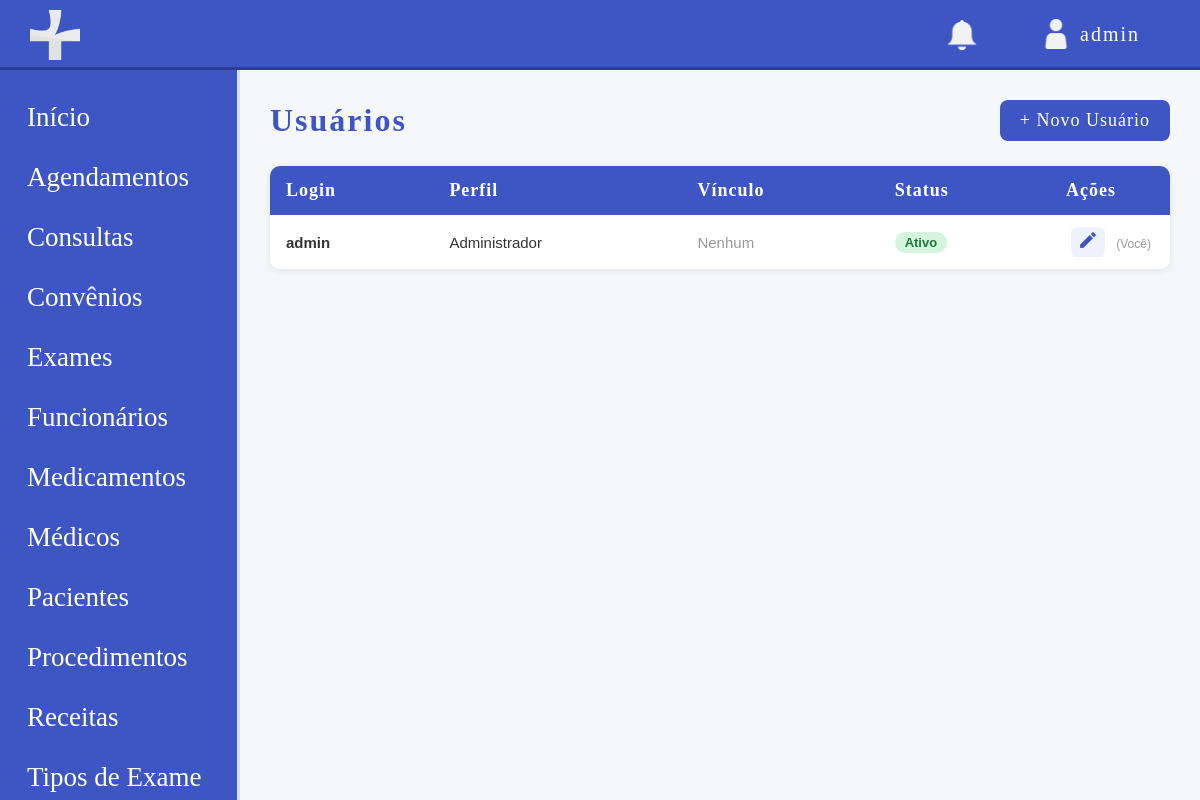
Before: /modulos/usuarios/listar_usuario.php (signed in) with the older database file.
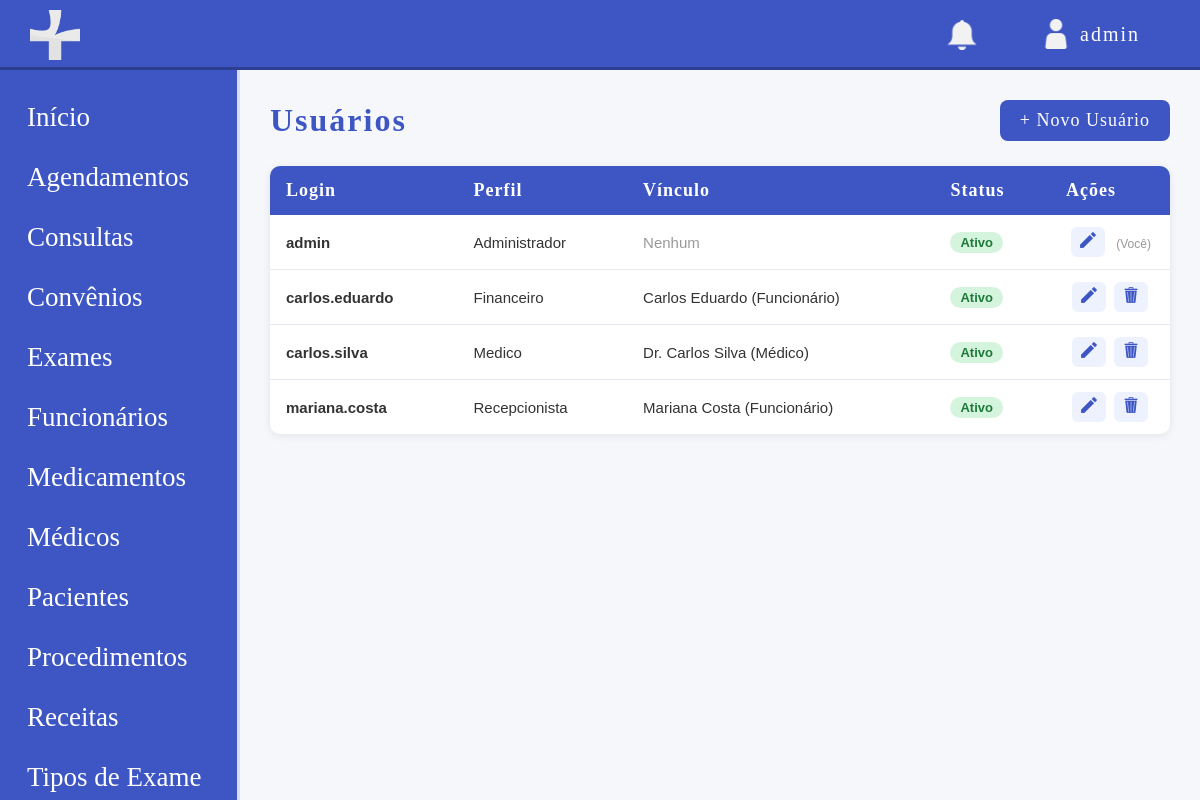
After: the same page with the newer database file.
### tables this page shows
CREATE TABLE usuario (
    id INT UNSIGNED NOT NULL AUTO_INCREMENT,
    id_funcionario INT UNSIGNED DEFAULT NULL,
    id_medico INT UNSIGNED DEFAULT NULL,
    id_paciente INT UNSIGNED DEFAULT NULL,
    login VARCHAR(50) NOT NULL,
    senha_hash VARCHAR(255) NOT NULL,
    perfil ENUM('Paciente', 'Recepcionista', 'Administrador', 'Financeiro', 'Medico') NOT NULL,
    ativo TINYINT(1) NOT NULL DEFAULT 1,
    data_registro TIMESTAMP DEFAULT CURRENT_TIMESTAMP,
    PRIMARY KEY (id),
    UNIQUE KEY uk_usuario_login (login),
    KEY fk_usuario_funcionario (id_funcionario),
    KEY fk_usuario_medico (id_medico),
    KEY fk_usuario_paciente (id_paciente),
    CONSTRAINT fk_usuario_funcionario FOREIGN KEY (id_funcionario) REFERENCES funcionario (id),
    CONSTRAINT fk_usuario_medico FOREIGN KEY (id_medico) REFERENCES medico (id),
    CONSTRAINT fk_usuario_paciente FOREIGN KEY (id_paciente) REFERENCES paciente (id),
    CONSTRAINT chk_usuario_vinculo_unico CHECK (
        (id_funcionario IS NOT NULL AND id_medico IS NULL AND id_paciente IS NULL) OR
        (id_funcionario IS NULL AND id_medico IS NOT NULL AND id_paciente IS NULL) OR
        (id_funcionario IS NULL AND id_medico IS NULL AND id_paciente IS NOT NULL) OR
        (id_funcionario IS NULL AND id_medico IS NULL AND id_paciente IS NULL)
    )
);

CREATE TABLE funcionario (
    id INT UNSIGNED NOT NULL AUTO_INCREMENT,
    nome VARCHAR(50) NOT NULL,
    email VARCHAR(100) NOT NULL,
    cpf CHAR(14) NOT NULL,
    rg VARCHAR(20) NOT NULL,
    data_nascimento DATE NOT NULL,
    telefone VARCHAR(20) NOT NULL,
    cep CHAR(9) NOT NULL,
    estado VARCHAR(50) NOT NULL,
    cidade VARCHAR(50) NOT NULL,
    bairro VARCHAR(50) NOT NULL,
    rua VARCHAR(200) NOT NULL,
    numero VARCHAR(15) NOT NULL,
    salario DECIMAL(10,2) NOT NULL,
    cargo VARCHAR(50) NOT NULL,
    status ENUM('ATIVO', 'INATIVO') NOT NULL DEFAULT 'ATIVO',
    data_registro TIMESTAMP DEFAULT CURRENT_TIMESTAMP,
    PRIMARY KEY (id),
    UNIQUE KEY cpf (cpf),
    UNIQUE KEY rg (rg)
);

CREATE TABLE medico (
    id INT UNSIGNED NOT NULL AUTO_INCREMENT,
    nome VARCHAR(50) NOT NULL,
    email VARCHAR(100) NOT NULL,
    crm VARCHAR(20) NOT NULL,
    especialidade VARCHAR(50) DEFAULT NULL,
    cpf CHAR(14) NOT NULL,
    rg VARCHAR(20) NOT NULL,
    data_nascimento DATE NOT NULL,
    telefone VARCHAR(20) NOT NULL,
    cep CHAR(9) NOT NULL,
    estado VARCHAR(50) NOT NULL,
    cidade VARCHAR(50) NOT NULL,
    bairro VARCHAR(50) NOT NULL,
    rua VARCHAR(200) NOT NULL,
    numero VARCHAR(15) NOT NULL,
    salario DECIMAL(10,2) NOT NULL,
    status ENUM('ATIVO', 'INATIVO') NOT NULL DEFAULT 'ATIVO',
    data_registro TIMESTAMP DEFAULT CURRENT_TIMESTAMP,
    PRIMARY KEY (id),
    UNIQUE KEY CRMS (crm),
    UNIQUE KEY cpf (cpf),
    UNIQUE KEY rg (rg)
);

### modulos/usuarios/listar_usuario.php (the view, shortened to what this page needs)
<?php
require '../../config/conexao.php';
$base = '/site-clinicamedica';
$sql = "SELECT u.*,
               f.nome AS nome_funcionario,
               m.nome AS nome_medico,
               p.nome AS nome_paciente
        FROM usuario u
        LEFT JOIN funcionario f ON u.id_funcionario = f.id
        LEFT JOIN medico m ON u.id_medico = m.id
        LEFT JOIN paciente p ON u.id_paciente = p.id
        ORDER BY u.ativo DESC, u.login ASC";
$usuarios = $pdo->query($sql)->fetchAll();
?>
<!DOCTYPE html>
<html lang="pt-br">
<head>
    <link rel="stylesheet" href="<?php echo $base; ?>/css/style.css">
</head>
<body class="dashbody">
    <?php include '../../includes/header.php'; ?>
    <div class="layout">
        <?php include '../../includes/sidebar.php'; ?>
        <main class="main">
            <div class="pagina-topo">
                <h1>Usuários</h1>
                <a href="cadastrar_usuario.php" class="btn-novo">+ Novo Usuário</a>
            </div>
            <?php if (count($usuarios) === 0): ?>
                <div class="vazio">
                    <p>Nenhum usuário cadastrado ainda.</p>
                    <a href="cadastrar_usuario.php" class="btn-novo">Cadastrar o primeiro</a>
                </div>
            <?php else: ?>
                <table class="tabela">
                    <thead>
                        <tr>
                            <th>Login</th>
                            <th>Perfil</th>
                            <th>Vínculo</th>
                            <th>Status</th>
                            <th style="width: 120px;">Ações</th>
                        </tr>
                    </thead>
                    <tbody>
                        <?php foreach ($usuarios as $u): ?>
                            <tr class="<?php echo $u['ativo'] ? '' : 'linha-inativa'; ?>">
                                <td><strong><?php echo htmlspecialchars($u['login']); ?></strong></td>
                                <td><?php echo htmlspecialchars($u['perfil']); ?></td>
                                <td>
                                    <?php
                                    $nome_vinculo = '';
                                    if ($u['id_funcionario']) $nome_vinculo = $u['nome_funcionario'] . ' (Funcionário)';
                                    elseif ($u['id_medico']) $nome_vinculo = $u['nome_medico'] . ' (Médico)';
                                    elseif ($u['id_paciente']) $nome_vinculo = $u['nome_paciente'] . ' (Paciente)';
                                    if ($nome_vinculo) {
                                        echo htmlspecialchars($nome_vinculo);
                                    } else {
                                        echo '<span style="color: #999;">Nenhum</span>';
                                    }
                                    ?>
                                </td>
                                <td>
                                    <?php if ($u['ativo']): ?>
                                        <span class="tag tag-ativo">Ativo</span>
                                    <?php else: ?>
                                        <span class="tag tag-inativo">Inativo</span>
                                    <?php endif; ?>
                                </td>
                                <td class="acoes">
                                    <a href="editar_usuario.php?id=<?php echo $u['id']; ?>" class="btn-acao" title="Editar">
                                        <img src="../../img/editar_icon.png" class="iconeacao" alt="Editar">
                                    </a>
                                    <?php if ($u['id'] != $_SESSION['usuario_id']): ?>
                                        <a href="excluir_usuario.php?id=<?php echo $u['id']; ?>"
                                        class="btn-acao btn-excluir"
                                        title="Excluir"
                                        onclick="return confirm('Tem certeza que deseja excluir este usuário?');">
                                            <img src="../../img/excluir_icon.png" class="iconeacao" alt="Excluir">
                                        </a>
                                    <?php else: ?>
                                        <span style="font-size: 12px; color: #999; margin-left: 5px;" title="Você não pode excluir a si mesmo">(Você)</span>
                                    <?php endif; ?>
                                </td>
                            </tr>
                        <?php endforeach; ?>
                    </tbody>
                </table>
            <?php endif; ?>
        </main>
    </div>
</body>
</html>

Changed rows visible on the page:
added usuario: login "carlos.eduardo", perfil "Financeiro", id_funcionario.nome "Carlos Eduardo (Funcionário)", ativo "Ativo"
added usuario: login "carlos.silva", perfil "Medico", id_medico.nome "Dr. Carlos Silva (Médico)", ativo "Ativo"
added usuario: login "mariana.costa", perfil "Recepcionista", id_funcionario.nome "Mariana Costa (Funcionário)", ativo "Ativo"
